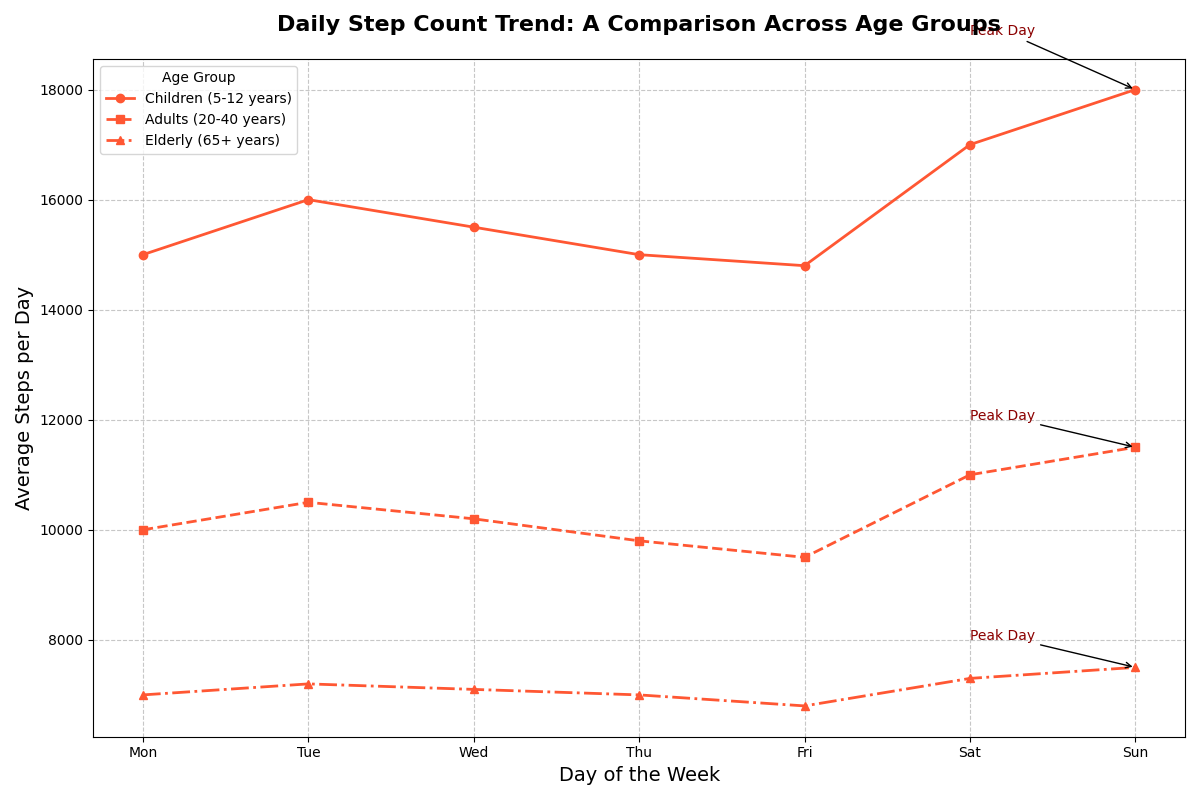

Reproduce this figure in Python.
import matplotlib.pyplot as plt
import numpy as np

# Days of the week
days = np.array(['Mon', 'Tue', 'Wed', 'Thu', 'Fri', 'Sat', 'Sun'])

# Average steps per day for three different age groups
children_steps = np.array([15000, 16000, 15500, 15000, 14800, 17000, 18000])
adults_steps = np.array([10000, 10500, 10200, 9800, 9500, 11000, 11500])
elderly_steps = np.array([7000, 7200, 7100, 7000, 6800, 7300, 7500])

# Create the figure and the axes
fig, ax = plt.subplots(figsize=(12, 8))

# Plot lines for each age group with the same color
same_color = '#FF5733'
ax.plot(days, children_steps, marker='o', linestyle='-', linewidth=2, label='Children (5-12 years)', color=same_color)
ax.plot(days, adults_steps, marker='s', linestyle='--', linewidth=2, label='Adults (20-40 years)', color=same_color)
ax.plot(days, elderly_steps, marker='^', linestyle='-.', linewidth=2, label='Elderly (65+ years)', color=same_color)

# Title and labels
ax.set_title("Daily Step Count Trend: A Comparison Across Age Groups", fontsize=16, fontweight='bold', pad=20)
ax.set_xlabel("Day of the Week", fontsize=14)
ax.set_ylabel("Average Steps per Day", fontsize=14)

# Add grid for better readability
ax.grid(True, linestyle='--', alpha=0.7)

# Annotate peak days consistently using red for the arrows
peak_children = np.max(children_steps)
peak_adults = np.max(adults_steps)
peak_elderly = np.max(elderly_steps)

ax.annotate('Peak Day', xy=('Sun', peak_children), xytext=('Sat', peak_children + 1000),
            arrowprops=dict(facecolor='red', arrowstyle='->'), fontsize=10, color='darkred')
ax.annotate('Peak Day', xy=('Sun', peak_adults), xytext=('Sat', peak_adults + 500),
            arrowprops=dict(facecolor='red', arrowstyle='->'), fontsize=10, color='darkred')
ax.annotate('Peak Day', xy=('Sun', peak_elderly), xytext=('Sat', peak_elderly + 500),
            arrowprops=dict(facecolor='red', arrowstyle='->'), fontsize=10, color='darkred')

# Add legend
ax.legend(title='Age Group', fontsize=10, loc='upper left')

# Automatically adjust layout to prevent overlap
plt.tight_layout()

# Display the plot
plt.show()
